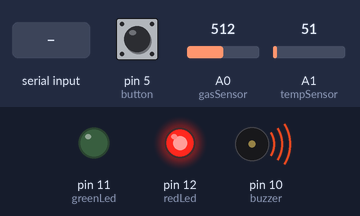
Recording of a sketch running on a simulated Arduino Nano, built with avr-gcc and run on an emulated ATmega328P. Parts: output pins drawn as LEDs (lit = HIGH), buzzer (waves = sounding). The inputs (shaded band) are chosen by the test bench; at power-on: A0 (gasSensor) = 512, pin 5 (button) LOW, A1 (tempSensor) = 51. What the sketch prints to the serial monitor is not drawn.

Above: at 1.2 s.
1.3 s: A0 (gasSensor) set to 313
5.4 s: A0 (gasSensor) set to 289
At 7.2 s:
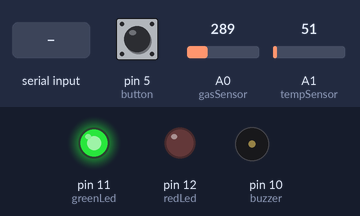
7.5 s: pin 5 (button) pulled HIGH for 1 s
12.6 s: "ALARM*" received over Serial
At 13.8 s:
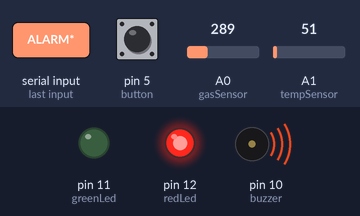
14.5 s: pin 5 (button) pulled HIGH for 1 s
Timing chart, 0 to 17.5 s (numbered marks = the images above; inputs shaded):
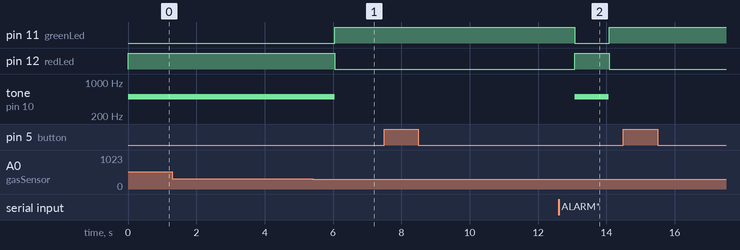

The sketch:

nano.ino
```cpp
#include <SoftwareSerial.h>

#define greenLed 11
#define redLed 12
#define tempSensor A1
#define gasSensor A0
#define buzzer 10
#define safety 60
#define button 5


int is_alarm = 0;
const float BETA = 3950; // should match the Beta Coefficient of the thermistor
void setup() {
  pinMode(buzzer, OUTPUT); // buzzer
  pinMode(redLed, OUTPUT); // red led
  pinMode(greenLed, OUTPUT); // green led
  digitalWrite(greenLed, HIGH);
  Serial.begin(9600);
  pinMode(tempSensor, INPUT);
  pinMode(gasSensor, INPUT);
  pinMode(button, INPUT);
}

void alarm(){
  tone(buzzer, 500 , 1000);
  digitalWrite(redLed, HIGH);
  digitalWrite(greenLed, LOW);
  Serial.print("ALARM*");
}

void turnOff(){
  digitalWrite(redLed, LOW);
  digitalWrite(greenLed, HIGH);
  Serial.print("STOP*");
}

void loop() {
  int total = 0; // reset total
  for (int x = 0; x < 64; x++) { // 64(max) analogue readings for averaging
    total = total + analogRead(tempSensor); // add each value
  }
  float celsius = (total * 3.3 / 64 / 1024) * 100; // Calibrate by changing the last digit(s)
  int analogGas = analogRead(gasSensor);

  String send="DATA:";
  send += String(celsius,2) + "#";
  send += String(analogGas) + "*";
  Serial.print(send);
  int click = digitalRead(button);
  if(is_alarm && click == HIGH){
    is_alarm=0;
    turnOff();
    delay(5000);
  }
  if((celsius > safety && analogGas > safety * 4.5) || (celsius > safety*1.5) || (analogGas > safety * 5) || (Serial.available() && Serial.readStringUntil('*').substring(0, 5) == "ALARM")){
    alarm();
    is_alarm = 1;
  }else if(is_alarm){
    turnOff();
  }

  delay(1000);

}
```

Measured:
- the behaviour switches between 301 and 300 on A0 (gasSensor) (found by bisection; images 0 and 1)
- after the input at 5.4 s, pin 11 (greenLed): LOW → HIGH after 0.65 s; pin 12 (redLed): HIGH → LOW after 0.65 s; tone on pin 10 (buzzer): 500 Hz → silent after 0.65 s
- after the input at 7.5 s, every drawn part: stays the same
- after the input at 12.6 s, pin 11 (greenLed): HIGH → LOW after 0.47 s, → HIGH 1.0 s later; pin 12 (redLed): LOW → HIGH after 0.47 s, → LOW 1.0 s later; tone on pin 10 (buzzer): silent → 500 Hz after 0.47 s, → silent 1.0 s later
- after the input at 14.5 s, every drawn part: stays the same
